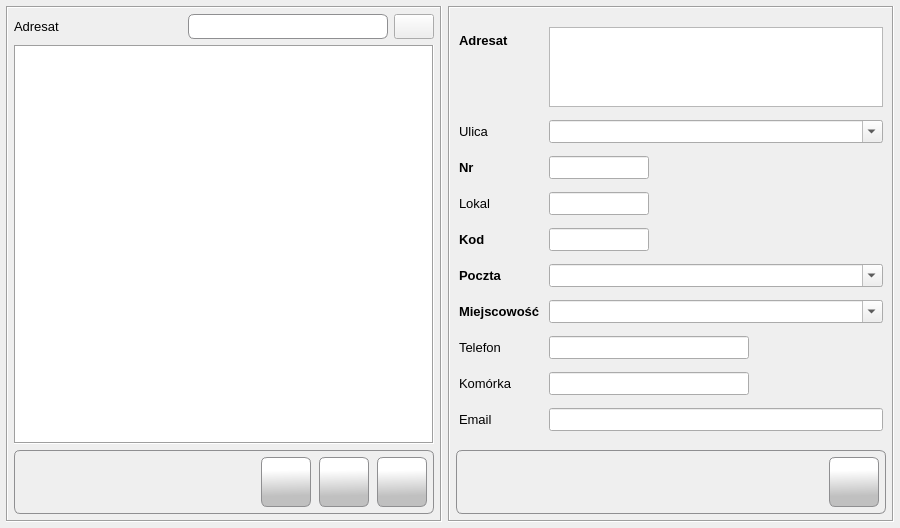
<?xml version="1.0" encoding="UTF-8"?>
<ui version="4.0">
 <class>Form</class>
 <widget class="QWidget" name="Form">
  <property name="windowModality">
   <enum>Qt::WindowModal</enum>
  </property>
  <property name="geometry">
   <rect>
    <x>0</x>
    <y>0</y>
    <width>900</width>
    <height>528</height>
   </rect>
  </property>
  <property name="minimumSize">
   <size>
    <width>900</width>
    <height>528</height>
   </size>
  </property>
  <property name="maximumSize">
   <size>
    <width>900</width>
    <height>528</height>
   </size>
  </property>
  <property name="font">
   <font>
    <family>Tahoma</family>
    <pointsize>10</pointsize>
   </font>
  </property>
  <property name="windowTitle">
   <string>Książka adresowa</string>
  </property>
  <property name="windowIcon">
   <iconset resource="../res/main_form.qrc">
    <normaloff>:/icons/res/icon/logo_small.png</normaloff>:/icons/res/icon/logo_small.png</iconset>
  </property>
  <layout class="QHBoxLayout" name="horizontalLayout_3">
   <property name="leftMargin">
    <number>6</number>
   </property>
   <property name="topMargin">
    <number>6</number>
   </property>
   <property name="rightMargin">
    <number>6</number>
   </property>
   <property name="bottomMargin">
    <number>6</number>
   </property>
   <item>
    <widget class="QFrame" name="frame">
     <property name="sizePolicy">
      <sizepolicy hsizetype="Fixed" vsizetype="Expanding">
       <horstretch>0</horstretch>
       <verstretch>0</verstretch>
      </sizepolicy>
     </property>
     <property name="frameShape">
      <enum>QFrame::Box</enum>
     </property>
     <property name="frameShadow">
      <enum>QFrame::Sunken</enum>
     </property>
     <layout class="QVBoxLayout" name="verticalLayout">
      <property name="leftMargin">
       <number>6</number>
      </property>
      <property name="topMargin">
       <number>6</number>
      </property>
      <property name="rightMargin">
       <number>6</number>
      </property>
      <property name="bottomMargin">
       <number>6</number>
      </property>
      <item>
       <layout class="QHBoxLayout" name="horizontalLayout_4">
        <item>
         <widget class="QLabel" name="lbl_addressee">
          <property name="sizePolicy">
           <sizepolicy hsizetype="Fixed" vsizetype="Fixed">
            <horstretch>0</horstretch>
            <verstretch>0</verstretch>
           </sizepolicy>
          </property>
          <property name="font">
           <font>
            <family>Tahoma</family>
            <pointsize>10</pointsize>
            <weight>50</weight>
            <bold>false</bold>
           </font>
          </property>
          <property name="text">
           <string>Adresat</string>
          </property>
         </widget>
        </item>
        <item>
         <spacer name="horizontalSpacer_3">
          <property name="orientation">
           <enum>Qt::Horizontal</enum>
          </property>
          <property name="sizeHint" stdset="0">
           <size>
            <width>40</width>
            <height>20</height>
           </size>
          </property>
         </spacer>
        </item>
        <item>
         <widget class="QLineEdit" name="txt_search">
          <property name="minimumSize">
           <size>
            <width>200</width>
            <height>25</height>
           </size>
          </property>
          <property name="styleSheet">
           <string notr="true">border: 1px solid #8f8f91;
    border-radius: 6px;
</string>
          </property>
          <property name="clearButtonEnabled">
           <bool>true</bool>
          </property>
         </widget>
        </item>
        <item>
         <widget class="QPushButton" name="btn_search">
          <property name="maximumSize">
           <size>
            <width>40</width>
            <height>35</height>
           </size>
          </property>
          <property name="text">
           <string/>
          </property>
          <property name="icon">
           <iconset resource="../res/main_form.qrc">
            <normaloff>:/icons/res/icon/filter.png</normaloff>:/icons/res/icon/filter.png</iconset>
          </property>
          <property name="iconSize">
           <size>
            <width>25</width>
            <height>25</height>
           </size>
          </property>
          <property name="checkable">
           <bool>true</bool>
          </property>
         </widget>
        </item>
       </layout>
      </item>
      <item>
       <widget class="QListWidget" name="lstvw_addressee">
        <property name="sizePolicy">
         <sizepolicy hsizetype="Fixed" vsizetype="Expanding">
          <horstretch>0</horstretch>
          <verstretch>0</verstretch>
         </sizepolicy>
        </property>
        <property name="minimumSize">
         <size>
          <width>420</width>
          <height>0</height>
         </size>
        </property>
        <property name="frameShape">
         <enum>QFrame::Box</enum>
        </property>
        <property name="frameShadow">
         <enum>QFrame::Sunken</enum>
        </property>
        <property name="horizontalScrollBarPolicy">
         <enum>Qt::ScrollBarAlwaysOff</enum>
        </property>
        <property name="sizeAdjustPolicy">
         <enum>QAbstractScrollArea::AdjustIgnored</enum>
        </property>
        <property name="editTriggers">
         <set>QAbstractItemView::NoEditTriggers</set>
        </property>
        <property name="alternatingRowColors">
         <bool>true</bool>
        </property>
        <property name="selectionBehavior">
         <enum>QAbstractItemView::SelectRows</enum>
        </property>
        <property name="isWrapping" stdset="0">
         <bool>false</bool>
        </property>
        <property name="wordWrap">
         <bool>true</bool>
        </property>
        <property name="currentRow">
         <number>-1</number>
        </property>
        <property name="sortingEnabled">
         <bool>false</bool>
        </property>
       </widget>
      </item>
      <item>
       <widget class="QFrame" name="frame_4">
        <property name="styleSheet">
         <string notr="true">border: 1px solid #8f8f91;
    border-radius: 6px;
    background-color: qlineargradient(x1: 0, y1: 0, x2: 0, y2: 1,
                                      stop: 0 #f6f7fa, stop: 1 #dadbde);</string>
        </property>
        <property name="frameShape">
         <enum>QFrame::Box</enum>
        </property>
        <property name="frameShadow">
         <enum>QFrame::Sunken</enum>
        </property>
        <layout class="QVBoxLayout" name="verticalLayout_4">
         <property name="spacing">
          <number>6</number>
         </property>
         <property name="leftMargin">
          <number>6</number>
         </property>
         <property name="topMargin">
          <number>6</number>
         </property>
         <property name="rightMargin">
          <number>6</number>
         </property>
         <property name="bottomMargin">
          <number>6</number>
         </property>
         <item>
          <layout class="QHBoxLayout" name="horizontalLayout">
           <property name="spacing">
            <number>8</number>
           </property>
           <item>
            <spacer name="horizontalSpacer">
             <property name="orientation">
              <enum>Qt::Horizontal</enum>
             </property>
             <property name="sizeHint" stdset="0">
              <size>
               <width>40</width>
               <height>20</height>
              </size>
             </property>
            </spacer>
           </item>
           <item>
            <widget class="QPushButton" name="btn_add">
             <property name="minimumSize">
              <size>
               <width>50</width>
               <height>50</height>
              </size>
             </property>
             <property name="maximumSize">
              <size>
               <width>50</width>
               <height>50</height>
              </size>
             </property>
             <property name="cursor">
              <cursorShape>PointingHandCursor</cursorShape>
             </property>
             <property name="toolTip">
              <string>Dodaj szablon</string>
             </property>
             <property name="styleSheet">
              <string notr="true">QPushButton {
border: 1px solid #8f8f91;
border-radius: 6px;
background-color: qlineargradient(spread:pad, x1:0.529318, y1:1, x2:0.511909, y2:0.262, stop:0.295455 rgba(192, 192, 192, 255), stop:1 rgba(255, 255, 255, 255))
}
QPushButton:hover {
background-color: qlineargradient(spread:pad, x1:0.507, y1:0.937, x2:0.489, y2:0.08, stop:0 rgba(207, 207, 207, 255), stop:1 rgba(255, 255, 255, 255))
 }
QPushButton:pressed {
 background-color: qlineargradient(spread:pad, x1:0.513, y1:0, x2:0.495, y2:0.886, stop:0.306818 rgba(208, 208, 208, 255), stop:1 rgba(255, 255, 255, 255))
}</string>
             </property>
             <property name="icon">
              <iconset resource="../res/main_form.qrc">
               <normaloff>:/icons/res/icon/plus.png</normaloff>:/icons/res/icon/plus.png</iconset>
             </property>
             <property name="iconSize">
              <size>
               <width>32</width>
               <height>32</height>
              </size>
             </property>
            </widget>
           </item>
           <item>
            <widget class="QPushButton" name="btn_edit">
             <property name="sizePolicy">
              <sizepolicy hsizetype="Minimum" vsizetype="Fixed">
               <horstretch>50</horstretch>
               <verstretch>50</verstretch>
              </sizepolicy>
             </property>
             <property name="minimumSize">
              <size>
               <width>50</width>
               <height>50</height>
              </size>
             </property>
             <property name="maximumSize">
              <size>
               <width>50</width>
               <height>50</height>
              </size>
             </property>
             <property name="cursor">
              <cursorShape>PointingHandCursor</cursorShape>
             </property>
             <property name="toolTip">
              <string>Edytuj szablon</string>
             </property>
             <property name="styleSheet">
              <string notr="true">QPushButton {
border: 1px solid #8f8f91;
border-radius: 6px;
background-color: qlineargradient(spread:pad, x1:0.529318, y1:1, x2:0.511909, y2:0.262, stop:0.295455 rgba(192, 192, 192, 255), stop:1 rgba(255, 255, 255, 255))
}
QPushButton:hover {
background-color: qlineargradient(spread:pad, x1:0.507, y1:0.937, x2:0.489, y2:0.08, stop:0 rgba(207, 207, 207, 255), stop:1 rgba(255, 255, 255, 255))
 }
QPushButton:pressed {
 background-color: qlineargradient(spread:pad, x1:0.513, y1:0, x2:0.495, y2:0.886, stop:0.306818 rgba(208, 208, 208, 255), stop:1 rgba(255, 255, 255, 255))
}</string>
             </property>
             <property name="text">
              <string/>
             </property>
             <property name="icon">
              <iconset resource="../res/main_form.qrc">
               <normaloff>:/icons/res/icon/pen.png</normaloff>:/icons/res/icon/pen.png</iconset>
             </property>
             <property name="iconSize">
              <size>
               <width>32</width>
               <height>32</height>
              </size>
             </property>
            </widget>
           </item>
           <item>
            <widget class="QPushButton" name="btn_remove">
             <property name="minimumSize">
              <size>
               <width>50</width>
               <height>50</height>
              </size>
             </property>
             <property name="maximumSize">
              <size>
               <width>50</width>
               <height>50</height>
              </size>
             </property>
             <property name="cursor">
              <cursorShape>PointingHandCursor</cursorShape>
             </property>
             <property name="toolTip">
              <string>Usuń szablon</string>
             </property>
             <property name="styleSheet">
              <string notr="true">QPushButton {
border: 1px solid #8f8f91;
border-radius: 6px;
background-color: qlineargradient(spread:pad, x1:0.529318, y1:1, x2:0.511909, y2:0.262, stop:0.295455 rgba(192, 192, 192, 255), stop:1 rgba(255, 255, 255, 255))
}
QPushButton:hover {
background-color: qlineargradient(spread:pad, x1:0.507, y1:0.937, x2:0.489, y2:0.08, stop:0 rgba(207, 207, 207, 255), stop:1 rgba(255, 255, 255, 255))
 }
QPushButton:pressed {
 background-color: qlineargradient(spread:pad, x1:0.513, y1:0, x2:0.495, y2:0.886, stop:0.306818 rgba(208, 208, 208, 255), stop:1 rgba(255, 255, 255, 255))
}</string>
             </property>
             <property name="icon">
              <iconset resource="../res/main_form.qrc">
               <normaloff>:/icons/res/icon/decline.png</normaloff>:/icons/res/icon/decline.png</iconset>
             </property>
             <property name="iconSize">
              <size>
               <width>32</width>
               <height>32</height>
              </size>
             </property>
            </widget>
           </item>
          </layout>
         </item>
        </layout>
       </widget>
      </item>
     </layout>
    </widget>
   </item>
   <item>
    <widget class="QFrame" name="frame_2">
     <property name="font">
      <font>
       <family>Tahoma</family>
       <pointsize>10</pointsize>
      </font>
     </property>
     <property name="frameShape">
      <enum>QFrame::Box</enum>
     </property>
     <property name="frameShadow">
      <enum>QFrame::Sunken</enum>
     </property>
     <layout class="QVBoxLayout" name="verticalLayout_2">
      <property name="leftMargin">
       <number>6</number>
      </property>
      <property name="topMargin">
       <number>6</number>
      </property>
      <property name="rightMargin">
       <number>6</number>
      </property>
      <property name="bottomMargin">
       <number>6</number>
      </property>
      <item>
       <layout class="QFormLayout" name="formLayout">
        <property name="horizontalSpacing">
         <number>9</number>
        </property>
        <property name="verticalSpacing">
         <number>3</number>
        </property>
        <property name="leftMargin">
         <number>3</number>
        </property>
        <property name="topMargin">
         <number>3</number>
        </property>
        <property name="rightMargin">
         <number>3</number>
        </property>
        <property name="bottomMargin">
         <number>3</number>
        </property>
        <item row="0" column="0">
         <widget class="QLabel" name="lbl_addresse_name">
          <property name="font">
           <font>
            <family>Tahoma</family>
            <pointsize>10</pointsize>
            <weight>75</weight>
            <bold>true</bold>
           </font>
          </property>
          <property name="text">
           <string notr="true">Adresat</string>
          </property>
         </widget>
        </item>
        <item row="1" column="0">
         <widget class="QLabel" name="label_2">
          <property name="text">
           <string notr="true">Ulica</string>
          </property>
         </widget>
        </item>
        <item row="2" column="0">
         <widget class="QLabel" name="label">
          <property name="font">
           <font>
            <family>Tahoma</family>
            <pointsize>10</pointsize>
            <weight>75</weight>
            <bold>true</bold>
           </font>
          </property>
          <property name="text">
           <string notr="true">Nr</string>
          </property>
         </widget>
        </item>
        <item row="3" column="0">
         <widget class="QLabel" name="label_4">
          <property name="text">
           <string notr="true">Lokal</string>
          </property>
         </widget>
        </item>
        <item row="4" column="0">
         <widget class="QLabel" name="label_5">
          <property name="font">
           <font>
            <family>Tahoma</family>
            <pointsize>10</pointsize>
            <weight>75</weight>
            <bold>true</bold>
           </font>
          </property>
          <property name="text">
           <string notr="true">Kod</string>
          </property>
         </widget>
        </item>
        <item row="5" column="0">
         <widget class="QLabel" name="label_6">
          <property name="font">
           <font>
            <family>Tahoma</family>
            <pointsize>10</pointsize>
            <weight>75</weight>
            <bold>true</bold>
           </font>
          </property>
          <property name="text">
           <string notr="true">Poczta</string>
          </property>
         </widget>
        </item>
        <item row="7" column="0">
         <widget class="QLabel" name="label_8">
          <property name="text">
           <string notr="true">Telefon</string>
          </property>
         </widget>
        </item>
        <item row="8" column="0">
         <widget class="QLabel" name="label_9">
          <property name="text">
           <string notr="true">Komórka</string>
          </property>
         </widget>
        </item>
        <item row="9" column="0">
         <widget class="QLabel" name="label_10">
          <property name="text">
           <string notr="true">Email</string>
          </property>
         </widget>
        </item>
        <item row="1" column="1">
         <widget class="QComboBox" name="cbo_addresse_street">
          <property name="enabled">
           <bool>true</bool>
          </property>
          <property name="editable">
           <bool>true</bool>
          </property>
          <property name="maxVisibleItems">
           <number>20</number>
          </property>
         </widget>
        </item>
        <item row="5" column="1">
         <widget class="QComboBox" name="cbo_addresse_post_office">
          <property name="editable">
           <bool>true</bool>
          </property>
          <property name="maxVisibleItems">
           <number>20</number>
          </property>
         </widget>
        </item>
        <item row="6" column="1">
         <widget class="QComboBox" name="cbo_addresse_place">
          <property name="sizePolicy">
           <sizepolicy hsizetype="Expanding" vsizetype="Fixed">
            <horstretch>0</horstretch>
            <verstretch>0</verstretch>
           </sizepolicy>
          </property>
          <property name="editable">
           <bool>true</bool>
          </property>
          <property name="maxVisibleItems">
           <number>20</number>
          </property>
         </widget>
        </item>
        <item row="0" column="1">
         <widget class="QPlainTextEdit" name="txt_addresse_name">
          <property name="maximumSize">
           <size>
            <width>16777215</width>
            <height>80</height>
           </size>
          </property>
          <property name="tabChangesFocus">
           <bool>true</bool>
          </property>
          <property name="readOnly">
           <bool>false</bool>
          </property>
         </widget>
        </item>
        <item row="2" column="1">
         <widget class="QLineEdit" name="txt_addresse_building">
          <property name="enabled">
           <bool>true</bool>
          </property>
          <property name="maximumSize">
           <size>
            <width>100</width>
            <height>16777215</height>
           </size>
          </property>
         </widget>
        </item>
        <item row="3" column="1">
         <widget class="QLineEdit" name="txt_addresse_apt">
          <property name="maximumSize">
           <size>
            <width>100</width>
            <height>16777215</height>
           </size>
          </property>
         </widget>
        </item>
        <item row="4" column="1">
         <widget class="QLineEdit" name="txt_addresse_zip_code">
          <property name="maximumSize">
           <size>
            <width>100</width>
            <height>16777215</height>
           </size>
          </property>
         </widget>
        </item>
        <item row="7" column="1">
         <widget class="QLineEdit" name="txt_addresse_phone">
          <property name="maximumSize">
           <size>
            <width>200</width>
            <height>16777215</height>
           </size>
          </property>
         </widget>
        </item>
        <item row="8" column="1">
         <widget class="QLineEdit" name="txt_addresse_mobile">
          <property name="maximumSize">
           <size>
            <width>200</width>
            <height>16777215</height>
           </size>
          </property>
         </widget>
        </item>
        <item row="9" column="1">
         <widget class="QLineEdit" name="txt_addresse_mail"/>
        </item>
        <item row="6" column="0">
         <widget class="QLabel" name="label_3">
          <property name="font">
           <font>
            <family>Tahoma</family>
            <pointsize>10</pointsize>
            <weight>75</weight>
            <bold>true</bold>
           </font>
          </property>
          <property name="text">
           <string notr="true">Miejscowość</string>
          </property>
          <property name="textFormat">
           <enum>Qt::AutoText</enum>
          </property>
         </widget>
        </item>
       </layout>
      </item>
      <item>
       <widget class="QFrame" name="frame_3">
        <property name="styleSheet">
         <string notr="true">border: 1px solid #8f8f91;
    border-radius: 6px;
    background-color: qlineargradient(x1: 0, y1: 0, x2: 0, y2: 1,
                                      stop: 0 #f6f7fa, stop: 1 #dadbde);</string>
        </property>
        <property name="frameShape">
         <enum>QFrame::Box</enum>
        </property>
        <property name="frameShadow">
         <enum>QFrame::Sunken</enum>
        </property>
        <layout class="QVBoxLayout" name="verticalLayout_3">
         <property name="leftMargin">
          <number>6</number>
         </property>
         <property name="topMargin">
          <number>6</number>
         </property>
         <property name="rightMargin">
          <number>6</number>
         </property>
         <property name="bottomMargin">
          <number>6</number>
         </property>
         <item>
          <layout class="QHBoxLayout" name="horizontalLayout_2">
           <property name="spacing">
            <number>6</number>
           </property>
           <property name="leftMargin">
            <number>0</number>
           </property>
           <property name="topMargin">
            <number>0</number>
           </property>
           <property name="bottomMargin">
            <number>0</number>
           </property>
           <item>
            <spacer name="horizontalSpacer_2">
             <property name="orientation">
              <enum>Qt::Horizontal</enum>
             </property>
             <property name="sizeHint" stdset="0">
              <size>
               <width>40</width>
               <height>20</height>
              </size>
             </property>
            </spacer>
           </item>
           <item>
            <widget class="QPushButton" name="btn_ok">
             <property name="minimumSize">
              <size>
               <width>50</width>
               <height>50</height>
              </size>
             </property>
             <property name="maximumSize">
              <size>
               <width>50</width>
               <height>50</height>
              </size>
             </property>
             <property name="cursor">
              <cursorShape>PointingHandCursor</cursorShape>
             </property>
             <property name="toolTip">
              <string>Zapisz</string>
             </property>
             <property name="styleSheet">
              <string notr="true">QPushButton {
border: 1px solid #8f8f91;
border-radius: 6px;
background-color: qlineargradient(spread:pad, x1:0.529318, y1:1, x2:0.511909, y2:0.262, stop:0.295455 rgba(192, 192, 192, 255), stop:1 rgba(255, 255, 255, 255))
}
QPushButton:hover {
background-color: qlineargradient(spread:pad, x1:0.507, y1:0.937, x2:0.489, y2:0.08, stop:0 rgba(207, 207, 207, 255), stop:1 rgba(255, 255, 255, 255))
 }
QPushButton:pressed {
 background-color: qlineargradient(spread:pad, x1:0.513, y1:0, x2:0.495, y2:0.886, stop:0.306818 rgba(208, 208, 208, 255), stop:1 rgba(255, 255, 255, 255))
}</string>
             </property>
             <property name="icon">
              <iconset resource="../res/main_form.qrc">
               <normaloff>:/icons/res/icon/check.png</normaloff>:/icons/res/icon/check.png</iconset>
             </property>
             <property name="iconSize">
              <size>
               <width>32</width>
               <height>32</height>
              </size>
             </property>
            </widget>
           </item>
          </layout>
         </item>
        </layout>
       </widget>
      </item>
     </layout>
    </widget>
   </item>
  </layout>
 </widget>
 <tabstops>
  <tabstop>lstvw_addressee</tabstop>
  <tabstop>txt_search</tabstop>
  <tabstop>btn_search</tabstop>
  <tabstop>btn_add</tabstop>
  <tabstop>btn_edit</tabstop>
  <tabstop>btn_remove</tabstop>
  <tabstop>txt_addresse_name</tabstop>
  <tabstop>cbo_addresse_street</tabstop>
  <tabstop>txt_addresse_building</tabstop>
  <tabstop>txt_addresse_apt</tabstop>
  <tabstop>txt_addresse_zip_code</tabstop>
  <tabstop>cbo_addresse_post_office</tabstop>
  <tabstop>cbo_addresse_place</tabstop>
  <tabstop>txt_addresse_phone</tabstop>
  <tabstop>txt_addresse_mobile</tabstop>
  <tabstop>txt_addresse_mail</tabstop>
  <tabstop>btn_ok</tabstop>
 </tabstops>
 <resources>
  <include location="../res/main_form.qrc"/>
 </resources>
 <connections/>
</ui>
